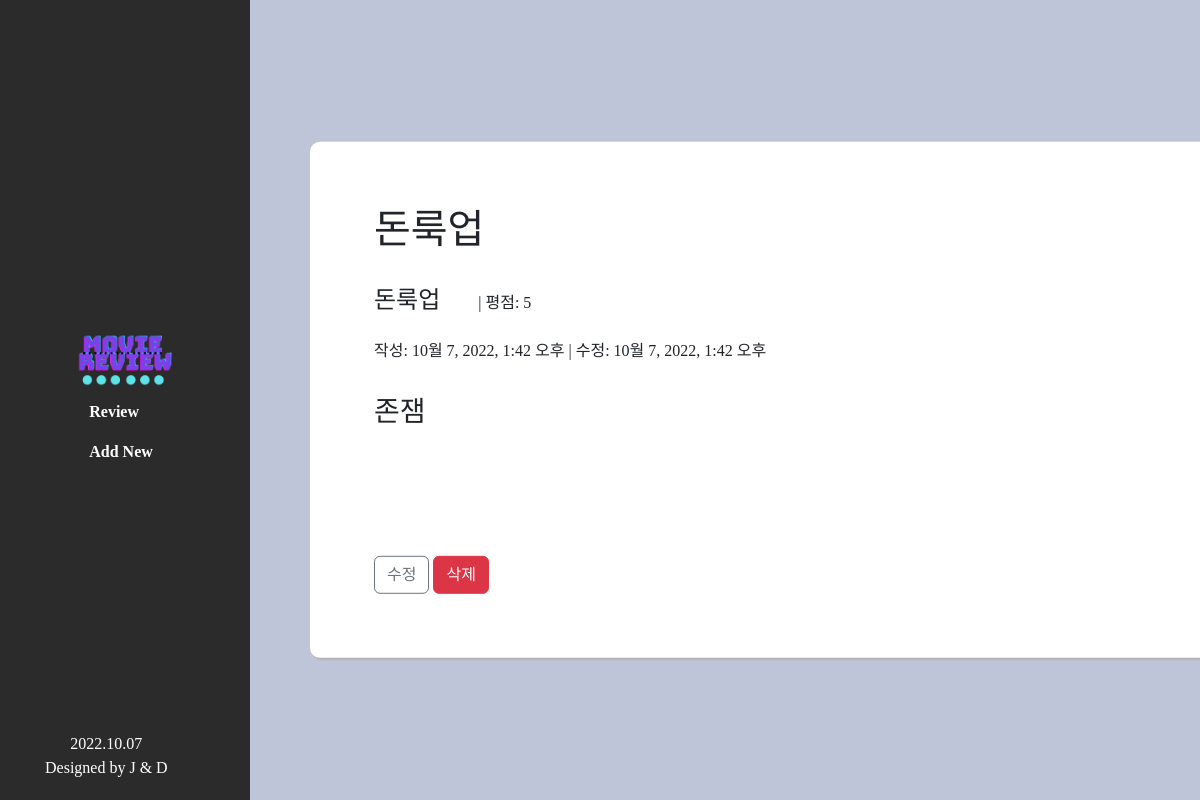
/reviews/5/, run on the app's committed database.
### reviews/models.py (models this page shows)
class Review(models.Model):
  title = models.CharField(max_length=100)
  content = models.TextField()
  movie_name = models.CharField(max_length=100)
  grade = models.IntegerField(validators=[MinValueValidator(0), MaxValueValidator(5)])
  created_at = models.DateTimeField(auto_now_add=True)
  updated_at = models.DateTimeField(auto_now=True)

### reviews/views.py (the view)
# urls.py: path('<int:pk>/', views.detail, name="detail"),
def detail(request, pk):
  context = {
    "review": Review.objects.get(pk=pk),
  }
  return render(request, 'reviews/detail.html', context)

### reviews/templates/reviews/detail.html (shortened to what this page needs)
{% extends 'base.html' %}
{% load static %}
{% load django_bootstrap5 %}
{% block css %}
  <link rel="stylesheet" href="{% static 'css/style.css' %}">
{% endblock css %}
{% block content %}
  <main>
    <section class="extrabg">
      <div class="detail-review container">
        <div class="review p-5">
          <h1>
            <p>{{ review.title }}</p>
          </h1>
          <h4 class="py-3">{{ review.movie_name }}
            <span class="grade">| 평점:
              {{ review.grade }}</span></h4>
          <p class="time pb-3">작성:
            {{ review.created_at }}
            | 수정:
            {{ review.updated_at }}</p>
          <h3 class="pb-4">{{ review.content }}</h3>
        </div>
        <div class="p-5">
          <a role="button" class="btn btn-outline-secondary" href="{% url 'reviews:update' review.pk %}">수정</a>
          <a href="{% url 'reviews:delete' review.pk %}" type="button" class="btn btn-danger">삭제</a>
        </div>
      </div>
  </section>
</main>
{% endblock %}

### static/css/style.css (style rules this page uses)
* { font-family: 'LeferiPoint-BlackA'; }
body { display:flex; }
main { margin-left: 250px; height: 100%; width: 100%; position: fixed; }
.extrabg { position: relative; width: auto; height: 100%; background-color: rgb(191, 197, 217); }
.grade { margin-left: 2rem; font-size: 1rem; }
.detail-review { position: absolute; left: 5%; top: 50%; transform: translate(0, -50%); padding: 1rem; background-color: white; border-radius: 10px; box-shadow: 2px 2px 2px rgb(177, 177, 177); }

### data on the page
Review: title "돈룩업", movie_name "돈룩업", grade "5", created_at "10월 7, 2022, 1:42 오후", updated_at "10월 7, 2022, 1:42 오후", content "존잼"
